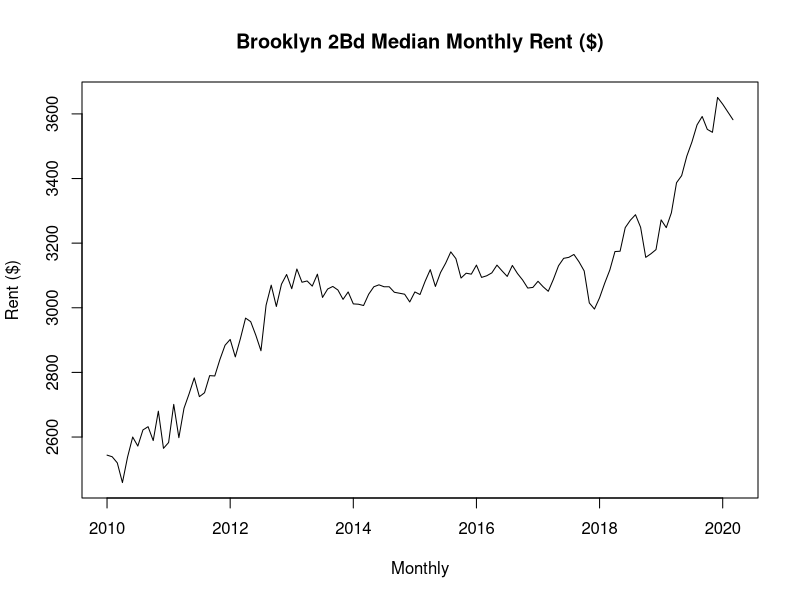
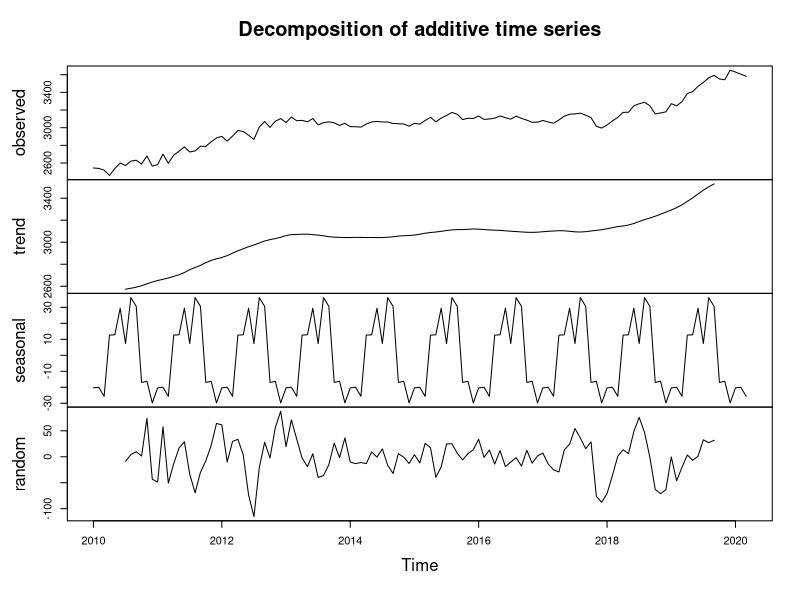
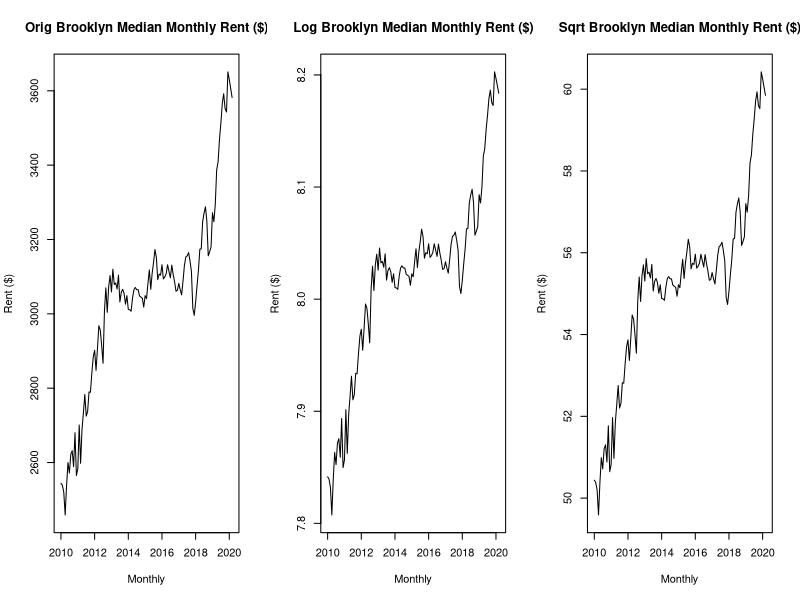
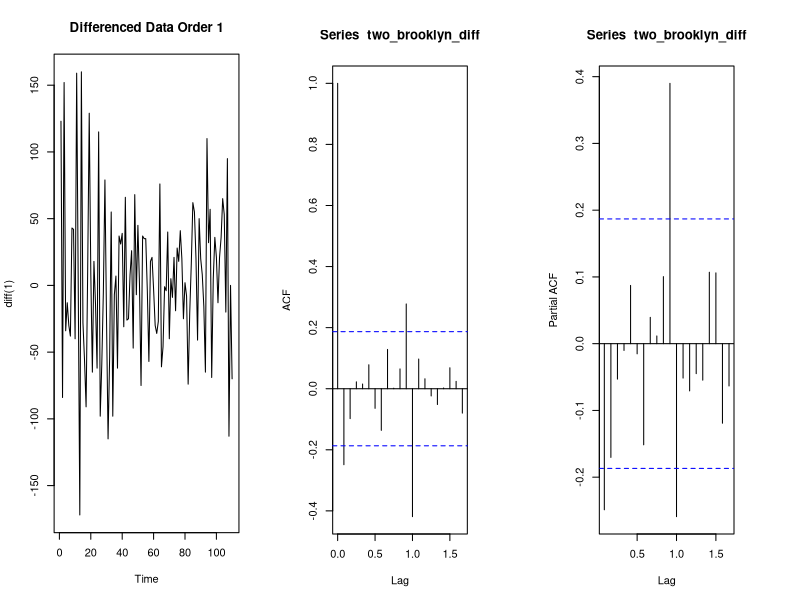
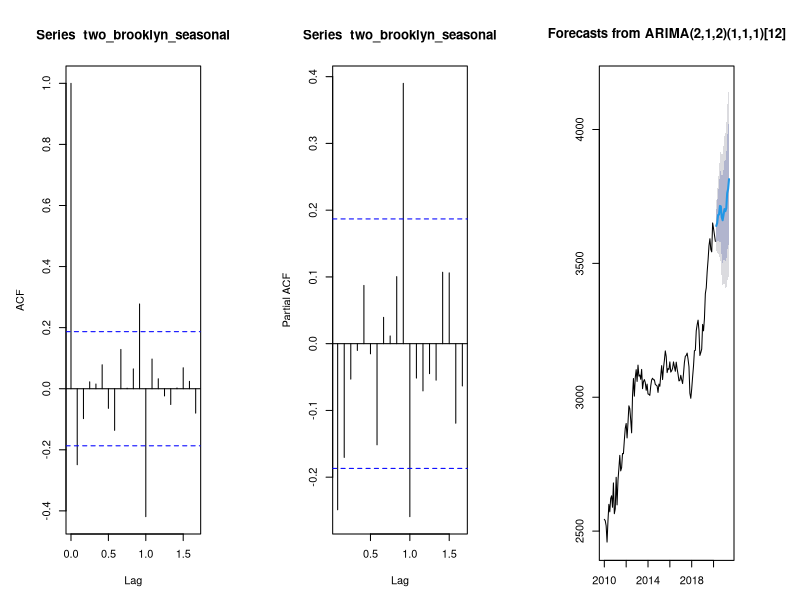
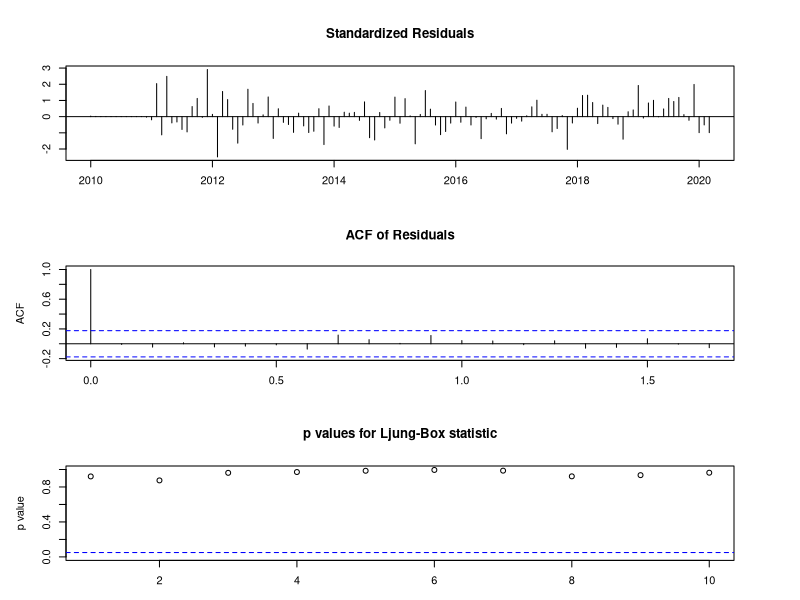
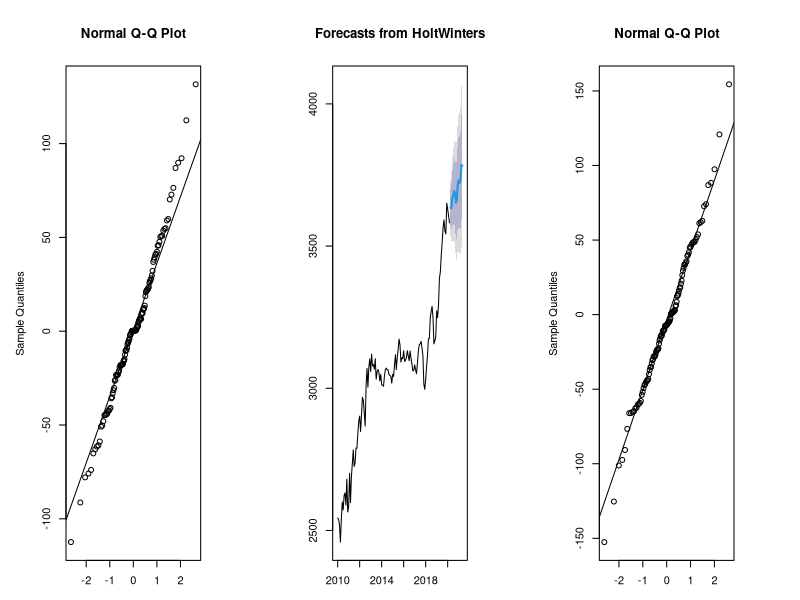

Recreate these plots in R, in order.
## ---- chunk 1
knitr::opts_chunk$set(echo = TRUE)
## ---- chunk 2
library(dplyr)
library(zoo)
library(data.table)
library(tidyr)
library(tseries)
library(forecast)
## ---- chunk 3
setwd("~/Documents/MSSP SPRING 2020/Time Series/Project Git/Time Series Forecasting")
OneBd <- read.csv("rentals2/OneBd/medianAskingRent_OneBd.csv")
OneBd$RentalType <- "OneBd"
Studio<- read.csv("rentals2/Studio/medianAskingRent_Studio.csv")
Studio$RentalType <- "Studio"
ThreePlusBd <- read.csv("rentals2/ThreePlusBd/medianAskingRent_ThreePlusBd.csv")
ThreePlusBd$RentalType <- "ThreePlusBd"
TwoBd <- read.csv("rentals2/TwoBd/medianAskingRent_TwoBd.csv")
TwoBd$RentalType <- "TwoBd"

df <- Reduce(function(x,y) merge(x,y,all=TRUE),list(Studio,OneBd,TwoBd,ThreePlusBd))%>%select("RentalType",everything())
head(df)
df
## ---- chunk 4
#remove rows where there are more than 3 consecutive NA values 
nyc_rent <- df[apply(df, 1, function(x) all(with(rle(is.na(x)), lengths[values]) <3)),]

#replace remaining NAs with last-observation-carried-forward method
nyc_rent_clean <- zoo::na.locf(nyc_rent, fromLast=TRUE)

#clean rental column names
names(nyc_rent_clean)[5:127] <- substring(names(nyc_rent_clean)[5:127],2)
#nyc_rent_clean
## ---- chunk 5
#transform data to have single record per year per month
nyc_rent_agg <- nyc_rent_clean %>% pivot_longer(-c(RentalType:areaType))%>%separate(name,into=c("year","month"))

#create single rental value per RentalType per Burough per Year per Month (aggregate from areaName)
nyc_rent_agg <- nyc_rent_agg %>% group_by(RentalType,Borough,year,month) %>% mutate(Rental_Value=round(mean(value),0))

#combine month , year into single date
nyc_rent_agg$date <- as.yearmon(paste(nyc_rent_agg$year,nyc_rent_agg$month),"%Y %m")

#convert date type to date
nyc_rent_agg <- transform(nyc_rent_agg, date = as.Date(date))
#nyc_rent_agg
## ---- chunk 6
two_brooklyn <- nyc_rent_agg %>% filter(RentalType=="TwoBd"&Borough=="Brooklyn")
two_brooklyn <- two_brooklyn[,5:ncol(two_brooklyn)]%>%select(-value,-month,-year)
two_brooklyn <- unique(two_brooklyn)
attach(two_brooklyn)
head(two_brooklyn)

#convert dataframe to time series object
two_brooklyn <- ts(two_brooklyn[,1],start = c(2010,1), frequency = 12)

#plot the time series
plot(two_brooklyn,plot.type = 'single',ylab="Rent ($)",xlab="Monthly",main="Brooklyn 2Bd Median Monthly Rent ($)")
## ---- chunk 7
decomp <- decompose((two_brooklyn),type="additive")
plot(decomp)
## ---- chunk 8
#test for unit-root using Dickey-Fuller Test; 
adf.test(two_brooklyn)
## ---- chunk 9
par(mfrow=c(1,3))
plot((two_brooklyn),plot.type = 'single',ylab="Rent ($)",xlab="Monthly",main="Orig Brooklyn Median Monthly Rent ($)")
plot(log(two_brooklyn),plot.type = 'single',ylab="Rent ($)",xlab="Monthly",main="Log Brooklyn Median Monthly Rent ($)")
plot(sqrt(two_brooklyn),plot.type = 'single',ylab="Rent ($)",xlab="Monthly",main="Sqrt Brooklyn Median Monthly Rent ($)")
## ---- chunk 10
#two steps for differencing; 1 to remove trend and 1 to remove season
two_brooklyn_diff <- diff(diff(two_brooklyn,lag=12)) 
plot(ts(two_brooklyn_diff),
ylab="diff(1)",main="Differenced Data Order 1")

#test for unit-root using Dickey-Fuller Test; 
adf.test(two_brooklyn_diff)
## ---- chunk 11
par(mar=c(5,5,5,5))
#par(mfrow=c(1,2))
acf(two_brooklyn_diff)
pacf(two_brooklyn_diff)
## ---- chunk 12
par(mar=c(5,5,5,5))
#saw that log, sqrt did not do much 
#have a differencing of order 12  to take out seasonal component
#have outside differencing of order 1 to remove unit root
two_brooklyn_seasonal <- diff(diff(two_brooklyn),12)
acf(two_brooklyn_seasonal)
pacf(two_brooklyn_seasonal)
## ---- chunk 13
par(mar=c(3,5,5,5))
fit_seasonal <- Arima(two_brooklyn,order=c(2,1,2),seasonal=list(order=c(1,1,1),period=12))
fit_seasonal
## ---- chunk 14
#forecast next 105values for full 2020 and first half of 2021
plot(forecast(fit_seasonal,h=15))
tsdiag(fit_seasonal)
#check that data is coming from a normal population, data roughly follows the line.
qqnorm(residuals(fit_seasonal))
qqline(residuals(fit_seasonal))
## ---- chunk 15
fit_seasonal1 <- Arima(two_brooklyn,order=c(2,1,2),seasonal=list(order=c(1,1,1),period=12))
fit_seasonal1
fit_seasonal2 <- Arima(two_brooklyn,order=c(2,1,2),seasonal=list(order=c(0,1,1),period=12))
fit_seasonal2
fit_seasonal2.1 <- Arima(two_brooklyn,order=c(2,1,1),seasonal=list(order=c(0,1,1),period=12))
fit_seasonal2.1
fit_seasonal3 <- Arima(two_brooklyn,order=c(2,1,0),seasonal=list(order=c(0,1,1),period=12))
fit_seasonal3
fit_seasonal4 <- Arima(two_brooklyn,order=c(1,1,0),seasonal=list(order=c(1,1,1),period=12))
fit_seasonal4
fit_seasonal5 <- Arima(two_brooklyn,order=c(2,1,1),seasonal=list(order=c(1,1,1),period=12))
fit_seasonal5
fit_seasonal6 <- Arima(two_brooklyn,order=c(1,1,1),seasonal=list(order=c(0,1,1),period=12))
fit_seasonal6

## ---- chunk 16
simfcast <- forecast(fit_seasonal1,h=15)
## ---- chunk 17
simfcast
## ---- chunk 18
fit_hw <- HoltWinters(two_brooklyn,seasonal = "additive")
brooklynfcast_hw <- forecast(fit_hw, h=14)
brooklynfcast_hw
plot(forecast(brooklynfcast_hw))
qqnorm(residuals(fit_hw))
qqline(residuals(fit_hw))
## ---- chunk 19
length(two_brooklyn) #123
test <- two_brooklyn[110:123]
train <- two_brooklyn[1:109]
fit_arima <- fit_seasonal1 #(2,1,2) x (1,1,1)[12]  
arimafcast <- forecast(fit_arima,h=14)
arimaerr <- test-arimafcast$mean
arimamae <- mean(abs(arimaerr))
arimarmse<- sqrt(mean(arimaerr^2))
arimamape <- mean(abs((arimaerr*100)/test))
print(c(arimamae,arimarmse,arimamape))
#hw
test1 <- two_brooklyn[110:123]
train1 <- two_brooklyn[1:109]
traints <- ts(train1,frequency = 12)
fit_hw <- HoltWinters(traints,seasonal = "additive")
hwfcast <- forecast(fit_hw,h=14)
HWerr = test1-hwfcast$mean
HWmae <- mean(abs(HWerr))
HWrmse <- sqrt(mean(HWerr^2))
HWmape <- mean(abs((HWerr*100)/test1))
print(c(HWmae,HWrmse,HWmape))
